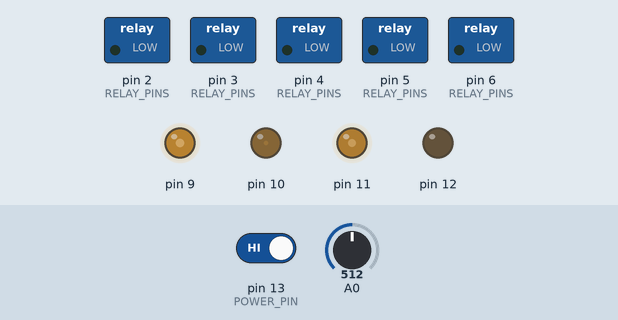
Simulated run of this sketch. Board: Arduino Uno, built with avr-gcc and run on an emulated ATmega328P. Shown: switched loads named in the sketch (green lamp = pin HIGH), output pins drawn as LEDs (lit = HIGH). The inputs (shaded band) are chosen by the test bench; at power-on: pin 13 (POWER_PIN) HIGH, A0 = 512. What the sketch prints to the serial monitor is not drawn.

Above: at 1.2 s.
1.3 s: pin 13 (POWER_PIN) driven LOW
At 1.75 s:
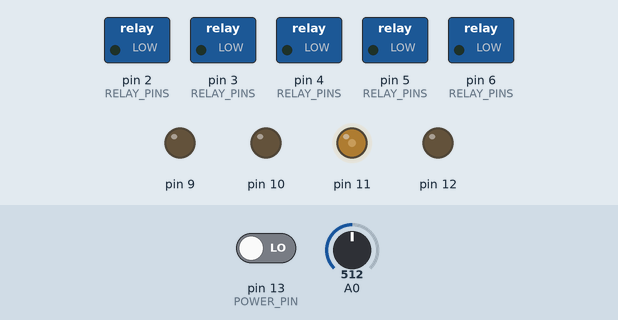
4.3 s: pin 13 (POWER_PIN) driven HIGH
At 5.5 s:
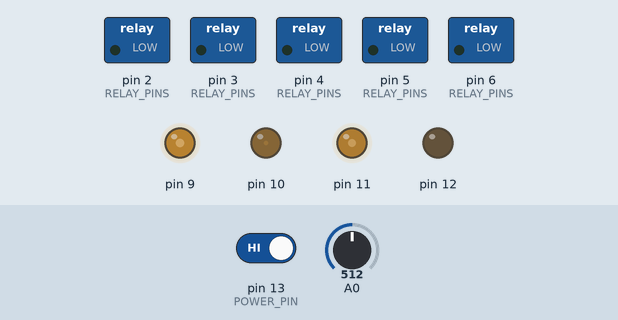
5.8 s: A0 set to 122
7.3 s: A0 set to 42
8.8 s: A0 set to 36
At 10.2 s:
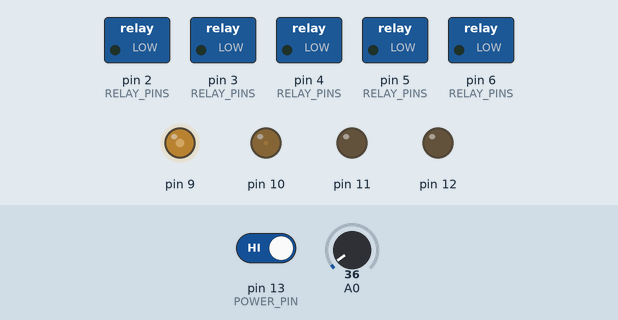
Timing chart, 0 to 11.3 s (numbered marks = the images above; inputs shaded):
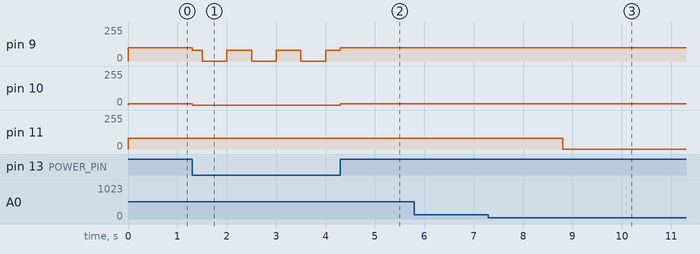

Measured:
- the behaviour switches between 40 and 39 on A0 (found by bisection; images 2 and 3)
- after the input at 1.3 s, pin 9: 100/255 → 80/255 at once, then repeats every 1.0 s: 0/255 0.50 s, 80/255 0.50 s; pin 10: 8/255 → 0/255 at once
- after the input at 4.3 s, pin 10: 0/255 → 8/255 at once
- after the input at 7.3 s, every drawn part: stays the same
- after the input at 8.8 s, pin 11: 80/255 → 0/255 at once

The sketch:

ActBoard.ino
```cpp
#define POWER_PIN 13
#define RED_ON 80
#define GRN_ON 8

enum ALOG_PINS
{
    CUR_SRC = A0,
};
enum RELAY_PINS
{
    WG1_CTRL = 2,
    WG2_CTRL = 3,
    OSC_CTRL = 4,
    V_PLUS_CTRL = 5,
    V_MINUS_CTRL = 6,
};

const int RELAY_PINS[] = {
    RELAY_PINS::WG1_CTRL,
    RELAY_PINS::WG2_CTRL,
    RELAY_PINS::OSC_CTRL,
    RELAY_PINS::V_PLUS_CTRL,
    RELAY_PINS::V_MINUS_CTRL,
};

enum RELAY_STATES
{
    STATE_OFF = 0,
    STATE_WG1 = 1,
    STATE_WG2 = 2,
    STATE_SCOPE_TO_GND = 3,
    STATE_SCOPE_TO_WG1 = 4,
    STATE_V_PLUS = 5,
    STATE_V_MINUS = 6,
    TOTAL_RELAY_STATES,
};

enum COMMANDS
{
    SET_RELAY_STATE = 0,
    CHECK_CURRENT = 1,
    SET_CAL_STAT = 2
};

enum LED_PINS
{
    AD_RED = 9,
    AD_GRN = 10,
    CUR_RED = 11,
    CUR_GRN = 12
};

enum AD_STATE
{
    AD_NOT_READY,
    AD_READY,
    CALIBRATING,
    CAL_GOOD,
    ERROR
};

enum CUR_STATE
{
    CUR_NOT_READY,
    CUR_READY,
    GOOD,
    BAD
};

bool power_connected = false;
double current = 0.;
enum CUR_STATE current_status = CUR_STATE::CUR_NOT_READY;
enum AD_STATE ad_status = AD_STATE::AD_NOT_READY;
bool cmd_cur_grn_on = false;
bool cur_grn_state = false;
unsigned long cur_grn_clk = 0;

void setup()
{
    Serial.begin(9600);
    setup_relay_pins();
    setup_LED_pins();
    pinMode(POWER_PIN, INPUT);
    pinMode(ALOG_PINS::CUR_SRC, INPUT);
    power_connected = !digitalRead(POWER_PIN); // forces LEDs to update on boot
    Serial.write("ready!\n");
}


void pwmPinMs(int digitalPin, float dutyCycle, unsigned long periodMs, int brightness = 255){
    unsigned long onTime = static_cast<unsigned long>(dutyCycle * float(periodMs));
    unsigned long curTime = millis();
    if(curTime % periodMs <= onTime){
        analogWrite(digitalPin, brightness);
    }
    else{
        digitalWrite(digitalPin, LOW);
    }
}


void updateLedColors(){
  if(power_connected && ad_status == AD_STATE::ERROR){
    pwmPinMs(LED_PINS::AD_RED, 0.70, 3000, RED_ON);
  }
  else if(ad_status == AD_STATE::CALIBRATING){
    pwmPinMs(LED_PINS::AD_RED, 0.70, 2000, RED_ON);
    pwmPinMs(LED_PINS::AD_GRN, 0.70, 2000, GRN_ON);
  }
  if(!power_connected){
    pwmPinMs(LED_PINS::AD_RED, 0.50, 1000, RED_ON);
  }
}
void loop()
{
    check_power_connection();
    cur_grn_pwm();
    updateLedColors();
    if (power_connected)
    {
        check_current();
    }
    processIncomingSerial();
}

int get_total_pins()
{
    return sizeof(RELAY_PINS) / sizeof(RELAY_PINS[0]);
}
void setup_relay_pins()
{
    for (int i = 0; i < get_total_pins(); i++)
    {
        pinMode(RELAY_PINS[i], OUTPUT);
    }
}

void setup_LED_pins()
{
    pinMode(LED_PINS::AD_GRN, OUTPUT);
    pinMode(LED_PINS::AD_RED, OUTPUT);
    pinMode(LED_PINS::CUR_GRN, OUTPUT);
    pinMode(LED_PINS::CUR_RED, OUTPUT);
}

void check_power_connection()
{
    bool power = digitalRead(POWER_PIN);
    if (!power_connected && power) //power just got connected
    {
        power_connected = true;
        if (ad_status == AD_STATE::AD_NOT_READY)
        {
            update_ad_led(AD_STATE::AD_READY);
        }
        if (current_status == CUR_STATE::CUR_NOT_READY)
        {
            update_cur_led(CUR_STATE::CUR_READY);
        }
    }
    else if (power_connected && !power)
    {
        power_connected = false;
        update_ad_led(AD_STATE::AD_NOT_READY);
        update_cur_led(CUR_STATE::CUR_NOT_READY);
    }
}

int update_ad_led(enum AD_STATE new_status)
{
    ad_status = new_status;
    switch (ad_status)
    {
        case AD_STATE::AD_NOT_READY:
        {
            analogWrite(LED_PINS::AD_RED, RED_ON);
            analogWrite(LED_PINS::AD_GRN, 0);
            break;
        }
        case AD_STATE::AD_READY:
        {
            analogWrite(LED_PINS::AD_RED, RED_ON+20);
            analogWrite(LED_PINS::AD_GRN, GRN_ON);
            break;
        }
        case AD_STATE::CALIBRATING:
        {
            analogWrite(LED_PINS::AD_RED, RED_ON);
            analogWrite(LED_PINS::AD_GRN, GRN_ON);
            break;
        }
        case AD_STATE::CAL_GOOD:
        {
            analogWrite(LED_PINS::AD_RED, 0);
            analogWrite(LED_PINS::AD_GRN, GRN_ON);
            break;
        }
        case AD_STATE::ERROR:
        {
            analogWrite(LED_PINS::AD_RED, RED_ON);
            analogWrite(LED_PINS::AD_GRN, 0);
            break;
        }
        default:
        {
            return 0;
        }
    }
    return 1;
}
void update_cur_led(enum CUR_STATE new_status)
{
    current_status = new_status;
    switch (current_status)
    {
        case CUR_STATE::CUR_NOT_READY:
        {
            analogWrite(LED_PINS::CUR_RED, RED_ON);
            cmd_cur_grn_on = false;
            break;
        }
        case CUR_STATE::CUR_READY:
        {
            analogWrite(LED_PINS::CUR_RED, 0);
            cmd_cur_grn_on = false;
            break;
        }
        case CUR_STATE::GOOD:
        {
            analogWrite(LED_PINS::CUR_RED, 0);
            cmd_cur_grn_on = true;
            break;
        }
        case CUR_STATE::BAD:
        {
            analogWrite(LED_PINS::CUR_RED, RED_ON);
            cmd_cur_grn_on = false;
            break;
        }
    }
}

void cur_grn_pwm()
{
    if (cmd_cur_grn_on)
    {
        if ((cur_grn_state == true) && (millis() - cur_grn_clk >= 1))
        {
            digitalWrite(LED_PINS::CUR_GRN, false);
            cur_grn_state = false;
            cur_grn_clk = millis();
        }
        else if ((cur_grn_state == false) && (millis() - cur_grn_clk >= 12))
        {
            digitalWrite(LED_PINS::CUR_GRN, true);
            cur_grn_state = true;
            cur_grn_clk = millis();
            }
    }
    else
    {
        digitalWrite(LED_PINS::CUR_GRN, false);
    }
}

void check_current()
{
    uint64_t current_sum = 0;
    for (int i = 0; i < 10; i++)
    {
        current_sum += analogRead(ALOG_PINS::CUR_SRC);
    }

    current = current_sum * 0.12520032051282l; // 5V/1025 divs / 0.0039 Mohms / 10 samples

    if (489.9938l <= current && current <= 552.5462l) // 521.27 uA setpoint within 6% (read 392 -417- 441)
    {
        update_cur_led(CUR_STATE::GOOD);
    }
    else if (current < 50.l)
    {
        update_cur_led(CUR_STATE::CUR_READY);
    }
    else
    {
        update_cur_led(CUR_STATE::BAD);
    }
}

void turn_all_off()
{

    for (int i = 0; i < get_total_pins(); i++)
    {
        digitalWrite(RELAY_PINS[i], LOW);
    }
}

int change_relay_to_state(RELAY_STATES state)
{
    turn_all_off();
    switch (state)
    {
    case RELAY_STATES::STATE_OFF:
    {
        Serial.write("1|All relays have been reset");
        break;
    }
    case RELAY_STATES::STATE_WG1:
    {
        digitalWrite(RELAY_PINS::WG1_CTRL, HIGH);
        Serial.write("1|WG1 mode enabled");
        break;
    }
    case RELAY_STATES::STATE_WG2:
    {
        digitalWrite(RELAY_PINS::WG2_CTRL, HIGH);
        Serial.write("1|WG2 mode enabled");
        break;
    }
    case RELAY_STATES::STATE_SCOPE_TO_GND:
    {
        digitalWrite(RELAY_PINS::OSC_CTRL, LOW);
        Serial.write("1|SCOPE_TO_GND mode enabled");
        break;
    }
    case RELAY_STATES::STATE_SCOPE_TO_WG1:
    {
        digitalWrite(RELAY_PINS::OSC_CTRL, HIGH);
        Serial.write("1|STATE_SCOPE_TO_WG1 mode enabled");
        break;
    }
    case RELAY_STATES::STATE_V_PLUS:
    {
        digitalWrite(RELAY_PINS::V_PLUS_CTRL, HIGH);
        Serial.write("1|V_PLUS_CTRL mode enabled");
        break;
    }
    case RELAY_STATES::STATE_V_MINUS:
    {
        digitalWrite(RELAY_PINS::V_MINUS_CTRL, HIGH);
        Serial.write("1|STATE_V_MINUS mode enabled");
        break;
    }
    default:
    {
        return 0;
    }
    }
    return 1;
}


void processCommand(uint8_t command, uint8_t data)
{
    switch (command)
    {
    case SET_RELAY_STATE:
    {
        if (!power_connected)
        {
            Serial.write("0|Board power is not connected");
            break;
        }
        if (!change_relay_to_state(data))
        {
            // bad state specified
            Serial.write("0|Invalid relay state specified");
        }
        break;
    }
    case CHECK_CURRENT:
    {
        if (!power_connected)
        {
            Serial.write("0|Board power is not connected");
            break;
        }
        Serial.println(current);
        break;

    }
    case SET_CAL_STAT:
    {
        if (update_ad_led(data))
        {
            Serial.write("1|AD status updated");
        }
        else
        {
            Serial.write("0|AD status not recognized");
        }
        break;

    }
    default:
    {
        // bad state specified
        Serial.write("0|Invalid command specified");
        break;
    }
    }
}
constexpr int MAX_SERIAL_BYTES = 2;
uint8_t incomingBytes[MAX_SERIAL_BYTES];
int incomingBytesIdx = 0;
uint8_t stopByte = 0xFF;

void processIncomingSerial()
{
    static uint8_t incomingBytes[3];
    if (Serial.available())
    {
        int rbyte = Serial.read();
        // say what you got:
        if (rbyte < 0)
        {
            Serial.write("0|Internal error. Invalid byte read.");
            // handle error
            return;
        }
        uint8_t cByte = uint8_t(rbyte);
        if (cByte == 0xFF && incomingBytesIdx == MAX_SERIAL_BYTES)
        {
            int command = incomingBytes[0];
            int data = incomingBytes[1];
            processCommand(command, data);
            incomingBytesIdx = 0;
            return;
        }
        if (incomingBytesIdx >= MAX_SERIAL_BYTES)
        {
            // handle error
            Serial.write("0|Invalid data received. Expected a 0xFF end byte.");
            incomingBytesIdx = 0;
            return;
        }
        incomingBytes[incomingBytesIdx] = cByte;
        incomingBytesIdx += 1;
    }
}
```
